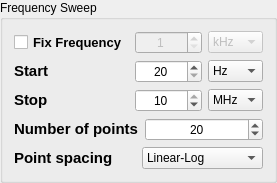
         <widget class="QGroupBox" name="frequencyBox">
          <property name="sizePolicy">
           <sizepolicy hsizetype="Preferred" vsizetype="Expanding">
            <horstretch>0</horstretch>
            <verstretch>0</verstretch>
           </sizepolicy>
          </property>
          <property name="minimumSize">
           <size>
            <width>0</width>
            <height>0</height>
           </size>
          </property>
          <property name="maximumSize">
           <size>
            <width>16777215</width>
            <height>16777215</height>
           </size>
          </property>
          <property name="title">
           <string>Frequency Sweep</string>
          </property>
          <layout class="QGridLayout" name="gridLayout">
           <item row="2" column="2">
            <widget class="QComboBox" name="startFreqUnit">
             <property name="minimumSize">
              <size>
               <width>55</width>
               <height>0</height>
              </size>
             </property>
             <property name="maximumSize">
              <size>
               <width>50</width>
               <height>16777215</height>
              </size>
             </property>
             <item>
              <property name="text">
               <string>Hz</string>
              </property>
             </item>
             <item>
              <property name="text">
               <string>kHz</string>
              </property>
             </item>
             <item>
              <property name="text">
               <string>MHz</string>
              </property>
             </item>
            </widget>
           </item>
           <item row="2" column="0">
            <widget class="QLabel" name="startFrequencyLabel">
             <property name="text">
              <string>&lt;html&gt;&lt;head/&gt;&lt;body&gt;&lt;p&gt;&lt;span style=&quot; font-size:11pt; font-weight:600;&quot;&gt;Start&lt;/span&gt;&lt;/p&gt;&lt;/body&gt;&lt;/html&gt;</string>
             </property>
            </widget>
           </item>
           <item row="2" column="1">
            <widget class="QDoubleSpinBox" name="startFreq">
             <property name="alignment">
              <set>Qt::AlignCenter</set>
             </property>
             <property name="decimals">
              <number>0</number>
             </property>
             <property name="minimum">
              <double>20.000000000000000</double>
             </property>
             <property name="maximum">
              <double>10000000.000000000000000</double>
             </property>
             <property name="value">
              <double>20.000000000000000</double>
             </property>
            </widget>
           </item>
           <item row="3" column="2">
            <widget class="QComboBox" name="stopFreqUnit">
             <property name="minimumSize">
              <size>
               <width>55</width>
               <height>0</height>
              </size>
             </property>
             <property name="maximumSize">
              <size>
               <width>50</width>
               <height>16777215</height>
              </size>
             </property>
             <property name="currentIndex">
              <number>2</number>
             </property>
             <item>
              <property name="text">
               <string>Hz</string>
              </property>
             </item>
             <item>
              <property name="text">
               <string>kHz</string>
              </property>
             </item>
             <item>
              <property name="text">
               <string>MHz</string>
              </property>
             </item>
            </widget>
           </item>
           <item row="3" column="0">
            <widget class="QLabel" name="stopFrequencyLabel">
             <property name="text">
              <string>&lt;html&gt;&lt;head/&gt;&lt;body&gt;&lt;p&gt;&lt;span style=&quot; font-size:11pt; font-weight:600;&quot;&gt;Stop&lt;/span&gt;&lt;/p&gt;&lt;/body&gt;&lt;/html&gt;</string>
             </property>
            </widget>
           </item>
           <item row="3" column="1">
            <widget class="QDoubleSpinBox" name="stopFreq">
             <property name="alignment">
              <set>Qt::AlignCenter</set>
             </property>
             <property name="decimals">
              <number>0</number>
             </property>
             <property name="minimum">
              <double>1.000000000000000</double>
             </property>
             <property name="maximum">
              <double>10.000000000000000</double>
             </property>
             <property name="value">
              <double>10.000000000000000</double>
             </property>
            </widget>
           </item>
           <item row="0" column="2">
            <widget class="QComboBox" name="fixedFreqUnit">
             <property name="enabled">
              <bool>false</bool>
             </property>
             <property name="minimumSize">
              <size>
               <width>55</width>
               <height>0</height>
              </size>
             </property>
             <property name="maximumSize">
              <size>
               <width>50</width>
               <height>16777215</height>
              </size>
             </property>
             <property name="currentIndex">
              <number>1</number>
             </property>
             <item>
              <property name="text">
               <string>Hz</string>
              </property>
             </item>
             <item>
              <property name="text">
               <string>kHz</string>
              </property>
             </item>
             <item>
              <property name="text">
               <string>MHz</string>
              </property>
             </item>
            </widget>
           </item>
           <item row="5" column="0" colspan="3">
            <layout class="QHBoxLayout" name="horizontalLayout_2">
             <item>
              <widget class="QLabel" name="pointSpacingLabel">
               <property name="text">
                <string>&lt;html&gt;&lt;head/&gt;&lt;body&gt;&lt;p&gt;&lt;span style=&quot; font-size:11pt; font-weight:600;&quot;&gt;Point spacing&lt;/span&gt;&lt;/p&gt;&lt;/body&gt;&lt;/html&gt;</string>
               </property>
              </widget>
             </item>
             <item>
              <widget class="QComboBox" name="spacingType">
               <property name="maximumSize">
                <size>
                 <width>50000</width>
                 <height>16777215</height>
                </size>
               </property>
               <property name="currentIndex">
                <number>2</number>
               </property>
               <item>
                <property name="text">
                 <string>Linear</string>
                </property>
               </item>
               <item>
                <property name="text">
                 <string>Logarithm</string>
                </property>
               </item>
               <item>
                <property name="text">
                 <string>Linear-Log</string>
                </property>
               </item>
              </widget>
             </item>
            </layout>
           </item>
           <item row="0" column="0">
            <widget class="QCheckBox" name="fixFreq">
             <property name="toolTip">
              <string>&lt;html&gt;&lt;head/&gt;&lt;body&gt;&lt;p&gt;CLick here to modify the idle measurement frequency&lt;/p&gt;&lt;/body&gt;&lt;/html&gt;</string>
             </property>
             <property name="layoutDirection">
              <enum>Qt::LeftToRight</enum>
             </property>
             <property name="styleSheet">
              <string notr="true">font-size:10pt; font-weight:600;</string>
             </property>
             <property name="text">
              <string>Fix Frequency</string>
             </property>
             <property name="tristate">
              <bool>false</bool>
             </property>
            </widget>
           </item>
           <item row="0" column="1">
            <widget class="QDoubleSpinBox" name="fixedFreq">
             <property name="enabled">
              <bool>false</bool>
             </property>
             <property name="toolTip">
              <string>&lt;html&gt;&lt;head/&gt;&lt;body&gt;&lt;p&gt;change fixed frequency&lt;/p&gt;&lt;/body&gt;&lt;/html&gt;</string>
             </property>
             <property name="alignment">
              <set>Qt::AlignCenter</set>
             </property>
             <property name="decimals">
              <number>0</number>
             </property>
             <property name="minimum">
              <double>1.000000000000000</double>
             </property>
             <property name="maximum">
              <double>10000.000000000000000</double>
             </property>
             <property name="value">
              <double>1.000000000000000</double>
             </property>
            </widget>
           </item>
           <item row="4" column="0" colspan="3">
            <layout class="QHBoxLayout" name="horizontalLayout_3">
             <item>
              <widget class="QLabel" name="pointsLabel">
               <property name="text">
                <string>&lt;html&gt;&lt;head/&gt;&lt;body&gt;&lt;p&gt;&lt;span style=&quot; font-size:11pt; font-weight:600;&quot;&gt;Number of points&lt;/span&gt;&lt;/p&gt;&lt;/body&gt;&lt;/html&gt;</string>
               </property>
              </widget>
             </item>
             <item>
              <widget class="QSpinBox" name="npoints">
               <property name="maximumSize">
                <size>
                 <width>50000</width>
                 <height>16777215</height>
                </size>
               </property>
               <property name="alignment">
                <set>Qt::AlignCenter</set>
               </property>
               <property name="minimum">
                <number>2</number>
               </property>
               <property name="maximum">
                <number>1600</number>
               </property>
               <property name="value">
                <number>20</number>
               </property>
              </widget>
             </item>
            </layout>
           </item>
          </layout>
         </widget>
